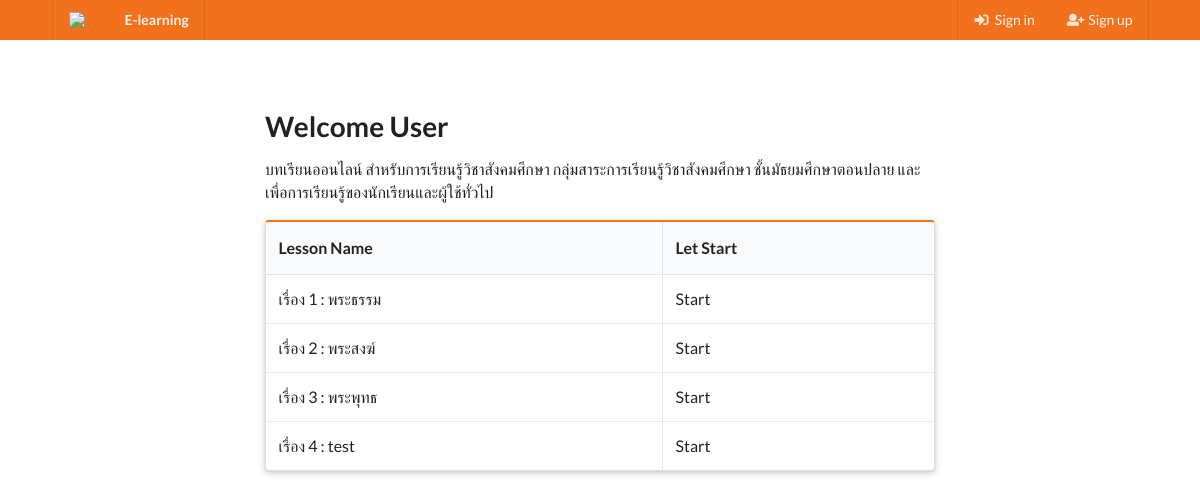
The page / on the database its author committed.
### tables this page shows
CREATE TABLE `lesson` (
  `id` int(11) NOT NULL,
  `lesson_name` text NOT NULL
);

### inbox.php (called while the page is built, shortened)
<?php
class conn
{
    function __construct()
    {
        $this->conn = new mysqli(DB_SERVER, DB_USERNAME, DB_PASSWORD, DB_DATABASE);
    }
}
class lesson extends conn
{
    function lesson_all(){
        $sql = "SELECT * FROM lesson";
        $row = mysqli_query($this->conn,$sql);
        return $row;
    }
}

### index.php (the view, shortened to what this page needs)
<?php
    include_once('inbox.php');
    include_once('head.php');
    $obj_index = new Lesson();
?>
<html>
<body>
    <div class="ui orange fixed inverted menu">
        <div class="ui container">
            <a href="index.php" class="header item">
            <img class="logo" src="https://bwatwood.edublogs.org/files/2015/07/icon-e-learning-1b72z9p.png">
                E-learning
            </a>
            <?php
                if (isset($_SESSION['login'])) {
                    $idu = $_SESSION['uid'];
                    echo "<div class='ui simple dropdown item right'>".$_SESSION['first']."<i class='dropdown icon'></i>
                        <div class='menu'>
                            <a href='edit_profile.php?id=$idu' class='item'><i class='user icon'></i>Edite Profile</a>
                            <a href='index.php?out=logout' class='item'><i class='sign out icon'></i>sign out</a>
                        </div>
                        </div>";
                }else{
                    echo "<a href='login.php' class='item right menu'><i class='sign in icon'></i>Sign in</a>
                            <a href='signup.php' class='item'><i class='add user icon'></i>Sign up</a>";
                }
            ?>
        </div>
    </div>
    <div class="ui main text container">
        <h1 class="ui header">Welcome <?php if (isset($_SESSION['login'])) {
                                            echo "".$_SESSION['first']."";
                                        }else echo "User";  ?></h1>
        <p>บทเรียนออนไลน์ สำหรับการเรียนรู้วิชาสังคมศึกษา
         กลุ่มสาระการเรียนรู้วิชาสังคมศึกษา ชั้นมัธยมศึกษาตอนปลาย และเพื่อการเรียนรู้ของนักเรียนและผู้ใช้ทั่วไป</p>
        <table class="ui celled orange  raised segment table">
            <thead>
                <tr>
                    <th>Lesson Name</th>
                    <th>Let Start</th>
                </tr>
            </thead>
            <tbody>
                <?php
                    $con = '1';
                    $row = $obj_index->lesson_all();
                    $i = 1;
                    while ($result = $row->fetch_assoc()) {
                        echo "
                <tr>
                    <td>เรื่อง $i : ".$result['lesson_name']."</td>
                    <td class='selectable'>
                        <a href='intro.php?id=".$result['id']."&&con=$con'>Start</a>
                    </td>
                </tr>
                ";
                $i++;
                    }
                ?>
            </tbody>
        </table>
    </div>
</body>
</html>

### index.php (style rules this page uses)
body { background-color: #FFFFFF; }
.ui.menu .item img.logo { margin-right: 1.5em; }
.main.container { margin-top: 7em; }

### rows shown on the page
lesson: lesson_name "พระธรรม"
lesson: lesson_name "พระสงฆ์"
lesson: lesson_name "พระพุทธ"
lesson: lesson_name "test"
